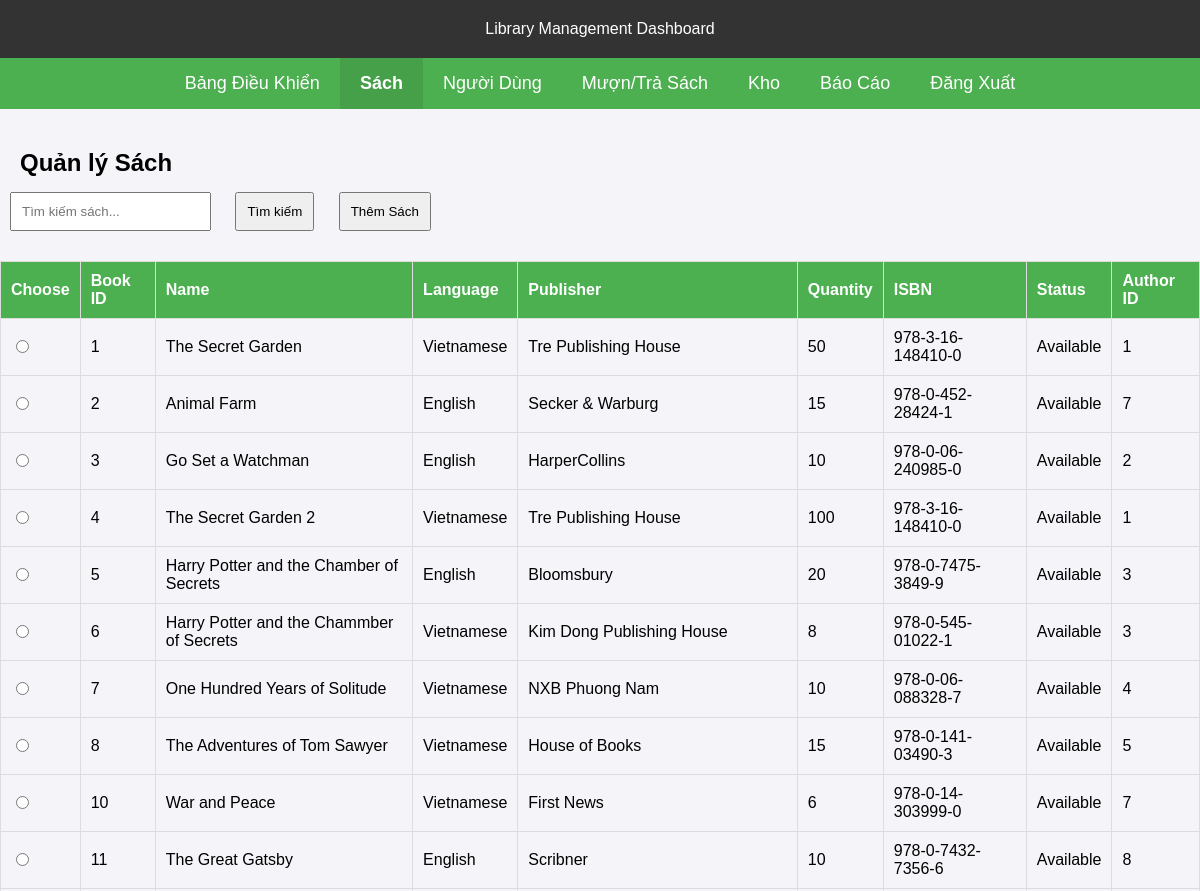
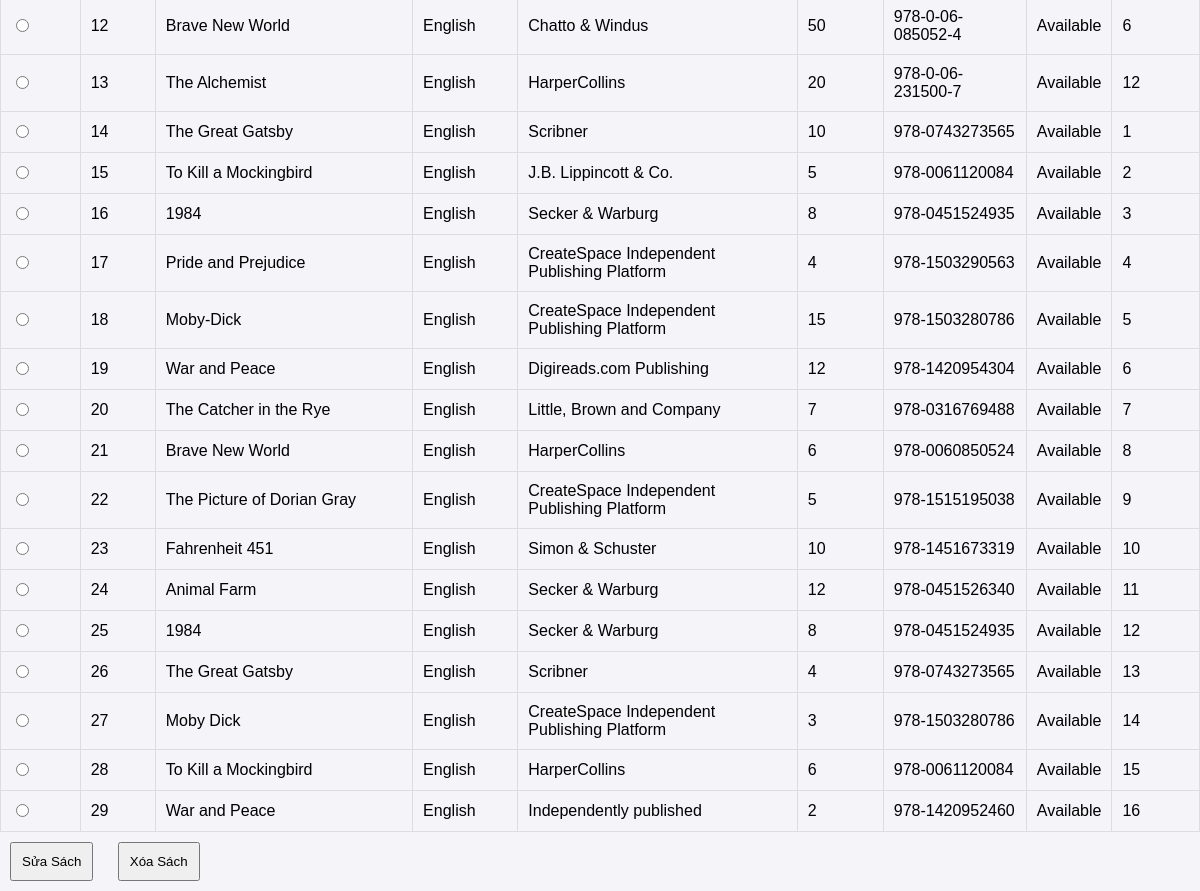
/Book/books.php (signed in), run on an earlier commit of the app's database (2 pictures, top to bottom).
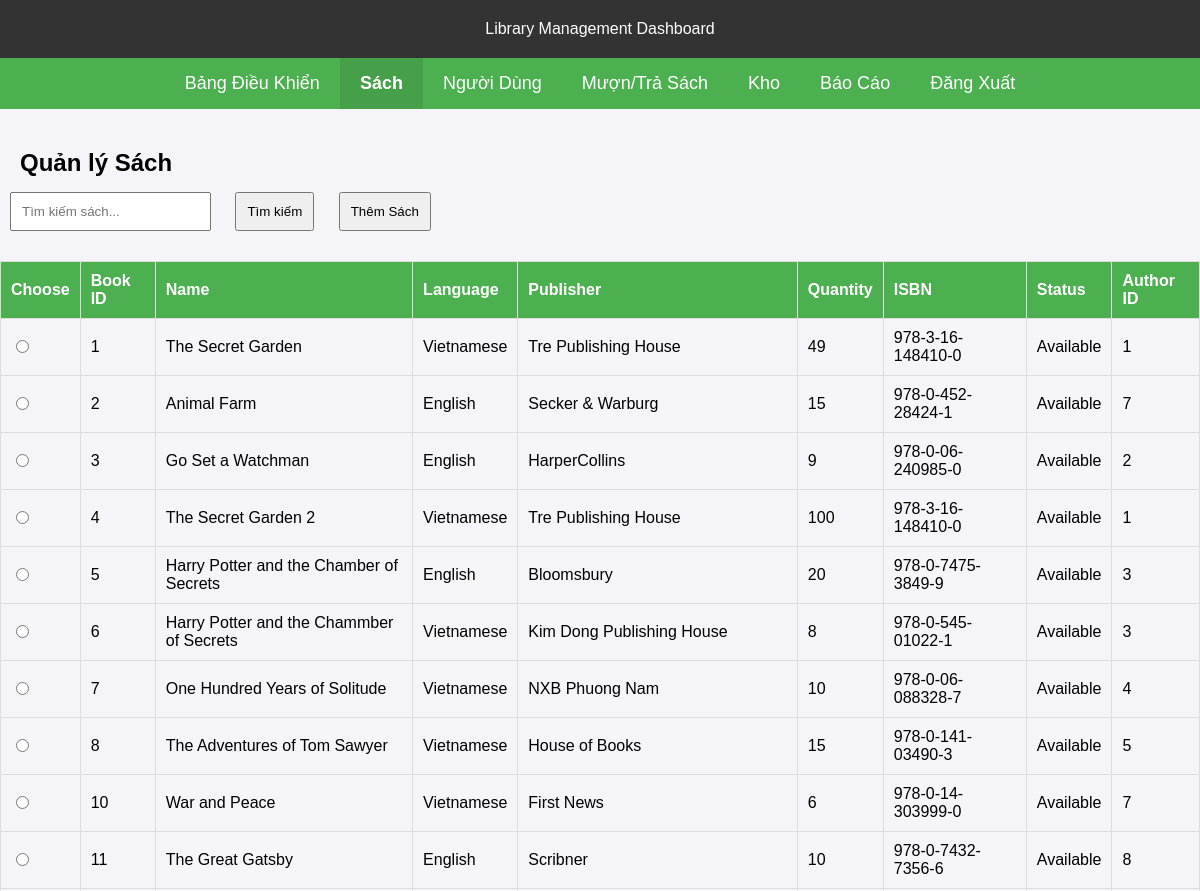
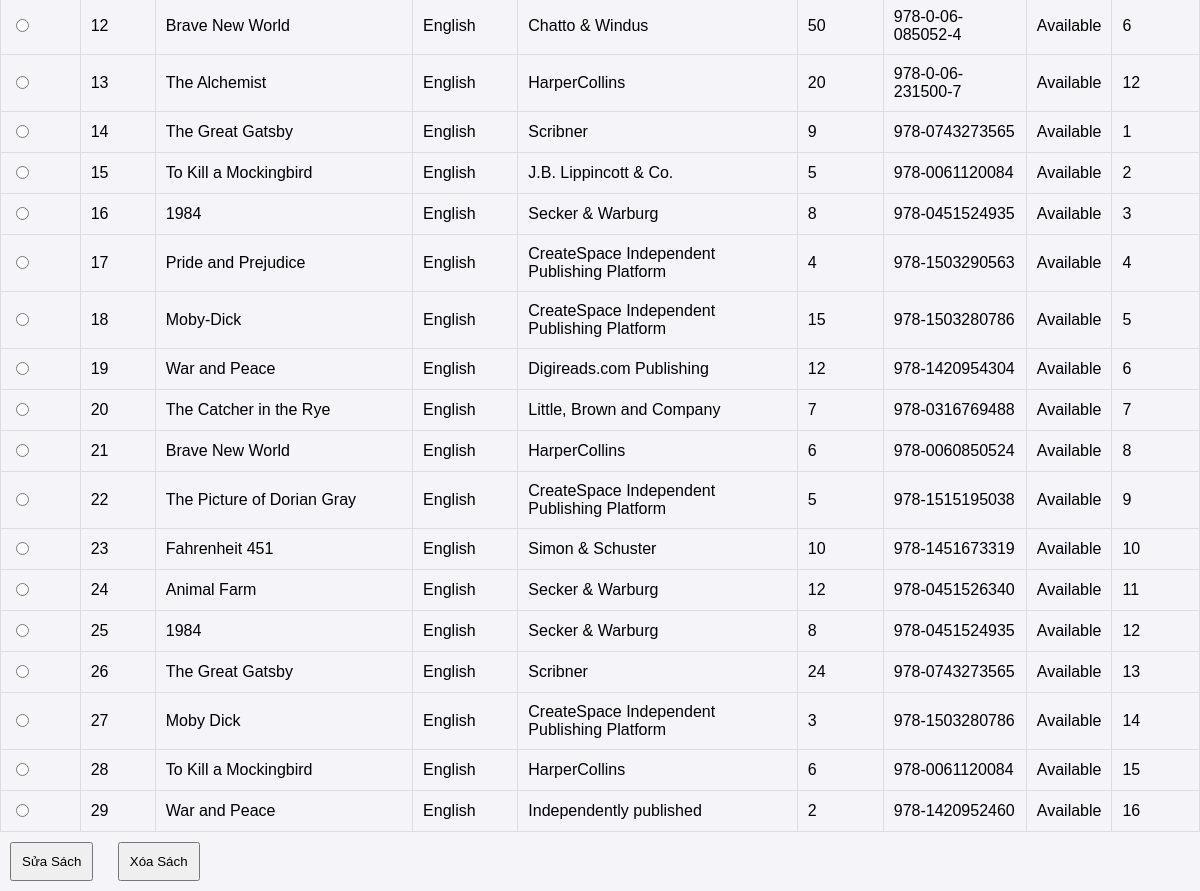
And on a later commit of the database (2 pictures, top to bottom).
### tables this page shows
CREATE TABLE `Books` (
  `BookID` int(11) NOT NULL,
  `Title` varchar(255) DEFAULT NULL,
  `Language` varchar(50) DEFAULT NULL,
  `Publisher` varchar(100) DEFAULT NULL,
  `Quantity` int(11) DEFAULT NULL,
  `ISBN` varchar(20) DEFAULT NULL,
  `Status` enum('Available','Unavailable','Reserved','Pending') DEFAULT 'Available',
  `AuthorID` int(11) DEFAULT NULL,
  `SupplierID` int(11) DEFAULT NULL,
  `GenreID` int(11) DEFAULT NULL
);

### Book/books.php (the view, shortened to what this page needs)
<?php
$servername = "localhost";
$username = "root";
$password = "";
$dbname = "library_management";
$conn = new mysqli($servername, $username, $password, $dbname);
mysqli_set_charset($conn, 'utf8');
$search = '';
$booksQuery = "SELECT * FROM Books";
$booksResult = $conn->query($booksQuery);
?>
<!DOCTYPE html>
<html lang="vi">
<head>
</head>
<body>
<div class="navbar">
    Library Management Dashboard
</div>
<div class="menu">
    <a href="../dashboard.php">Bảng Điều Khiển</a>
    <a class="active" href="../Book/books.php">Sách</a>
    <a href="../User/users.php">Người Dùng</a>
    <a href="../Loan/loans.php">Mượn/Trả Sách</a>
    <a href="../Book/inventory.php">Kho</a>
    <a href="../Report/reports.php">Báo Cáo</a>
    <a href="../logout.php">Đăng Xuất</a>
</div>
<h2>Quản lý Sách</h2>
<form method="POST" action="books.php" style="display: inline;">
    <input type="text" name="search" placeholder="Tìm kiếm sách..." value="<?php echo htmlspecialchars($search); ?>">
    <button type="submit" name="submit_search">Tìm kiếm</button>
</form>
<form method="POST" action="book_add.php" style="display: inline;">
    <button type="submit">Thêm Sách</button>
</form>
<form method="POST" action="books.php" style="display: inline;">
    <table>
        <thead>
            <tr>
                <th>Choose</th>
                <th>Book ID</th>
                <th>Name </th>
                <th>Language</th>
                <th>Publisher</th>
                <th>Quantity</th>
                <th>ISBN</th>
                <th>Status</th>
                <th>Author ID</th>
            </tr>
        </thead>
        <tbody>
            <?php
            if (isset($booksResult) && $booksResult->num_rows > 0) {
                while ($row = $booksResult->fetch_assoc()) {
                    echo "<tr>
                        <td><input type='radio' name='BookID' value='" . htmlspecialchars($row['BookID']) . "' required></td>
                        <td>" . htmlspecialchars($row['BookID']) . "</td>
                        <td>" . htmlspecialchars($row['Title']) . "</td>
                        <td>" . htmlspecialchars($row['Language']) . "</td>
                        <td>" . htmlspecialchars($row['Publisher']) . "</td>
                        <td>" . htmlspecialchars($row['Quantity']) . "</td>
                        <td>" . htmlspecialchars($row['ISBN']) . "</td>
                        <td>" . htmlspecialchars($row['Status']) . "</td>
                        <td>" . htmlspecialchars($row['AuthorID']) . "</td>
                    </tr>";
                }
            } else {
                echo "<tr><td colspan='9'>Không có sách nào.</td></tr>";
            } ?>
        </tbody>
    </table>
    <button type="button" class="editButton" onclick="setEditBookID();">Sửa Sách</button>
    <button type="submit" name="delete" onclick="return confirmDelete();">Xóa Sách</button>
</form>
</body>
</html>

What changed in the data, as far as the page shows it:
changed books "The Secret Garden": Quantity "50" → "49"
changed books "Go Set a Watchman": Quantity "10" → "9"
changed books id 14: Quantity "10" → "9"
changed books id 26: Quantity "4" → "24"
